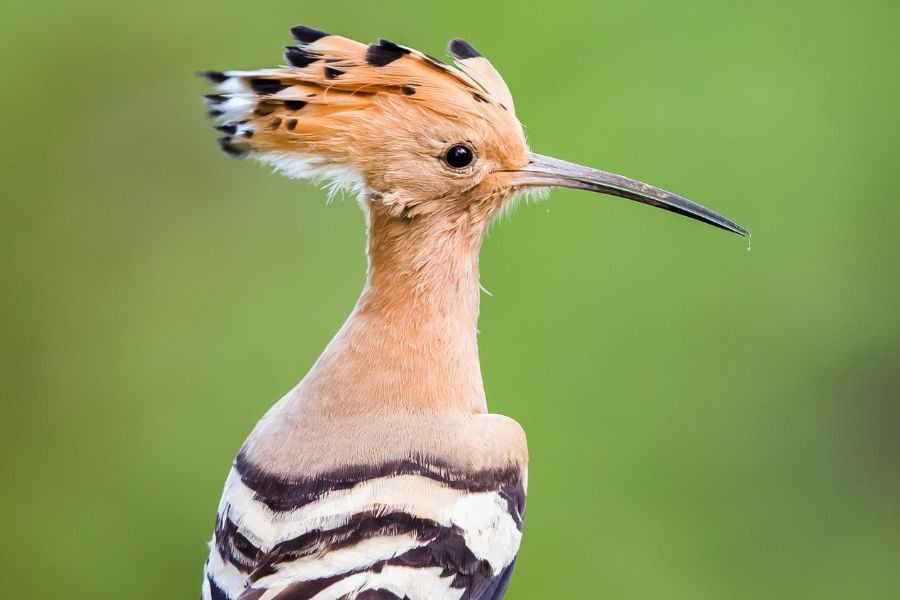
#> input picture Image_Processing_Core/data/ptak_dudek.jpg, 900 x 600 px
$ jupyter execute --allow-errors 02_filters_and_edges.ipynb
#> lines starting #> are read from the running program, lines starting #| are printed output that depends on the picture
#> further down, img_pil is the input picture: PIL image 900x600 RGB; mean R, G, B 141.3, 156.2, 92.6
### Image_Processing_Core/src/basic_operations.py
import numpy as np

def to_grayscale(img: np.ndarray, method: str = "luminance_bt601") -> np.ndarray:
#> called with method = 'luminance_bt601'
    if len(img.shape) == 2:
        return img

    r = img[:, :, 0].astype(np.float64)
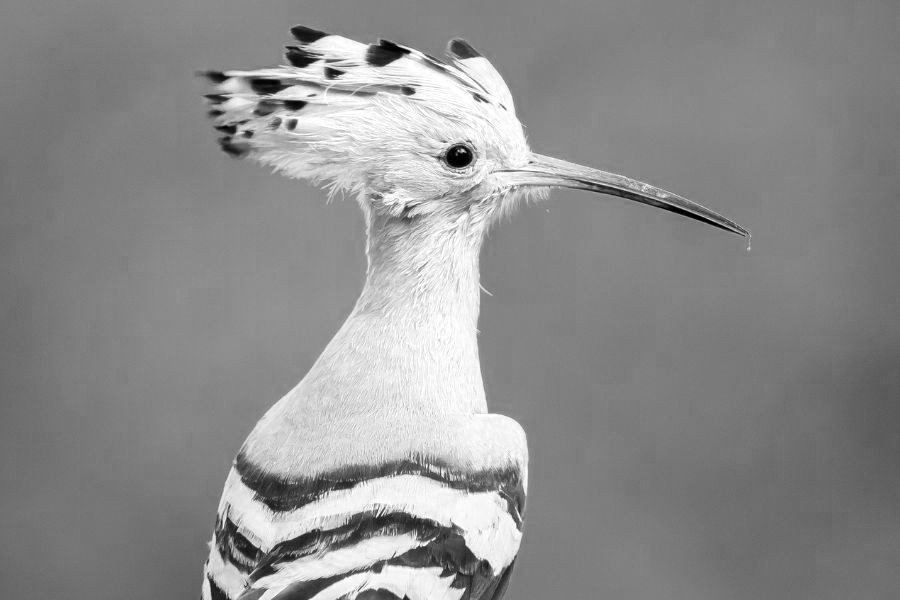
#> r: shape (600, 900) float64; min 0, max 255, mean 141.3
    g = img[:, :, 1].astype(np.float64)
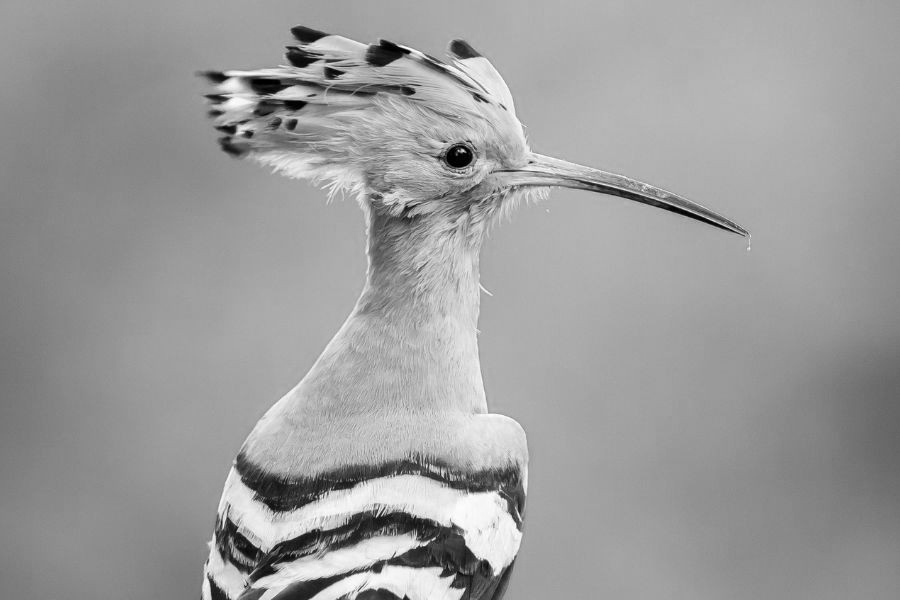
#> g: shape (600, 900) float64; min 0, max 255, mean 156.2
    b = img[:, :, 2].astype(np.float64)
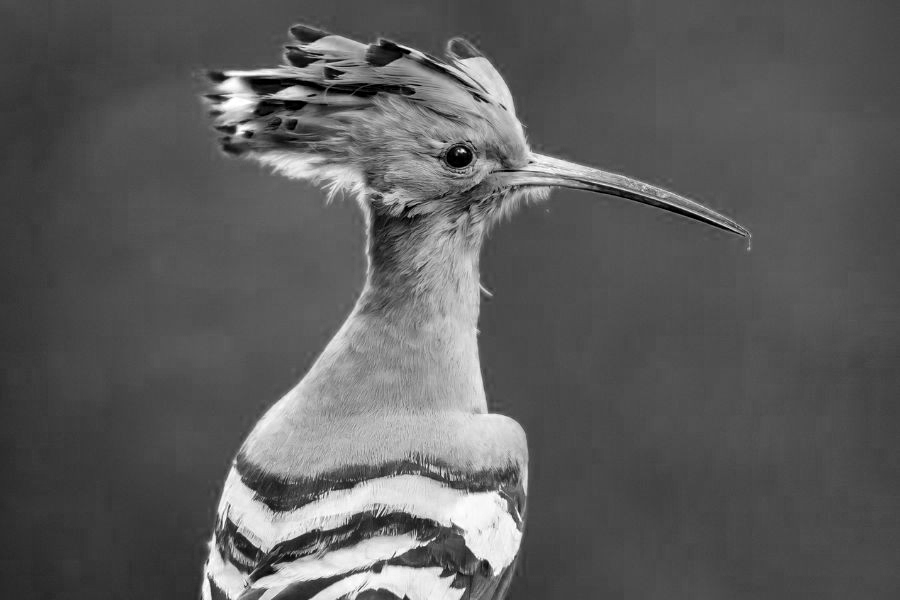
#> b: shape (600, 900) float64; min 0, max 255, mean 92.6

    if method == "average":
        gray = (r + g + b) / 3
    elif method == "luminance_bt709":
        gray = 0.2126 * r + 0.7152 * g + 0.0722 * b
    elif method == "desaturation":
        gray = (np.maximum(np.maximum(r, g), b) + np.minimum(np.minimum(r, g), b)) / 2
    else:
        gray = 0.299 * r + 0.587 * g + 0.114 * b
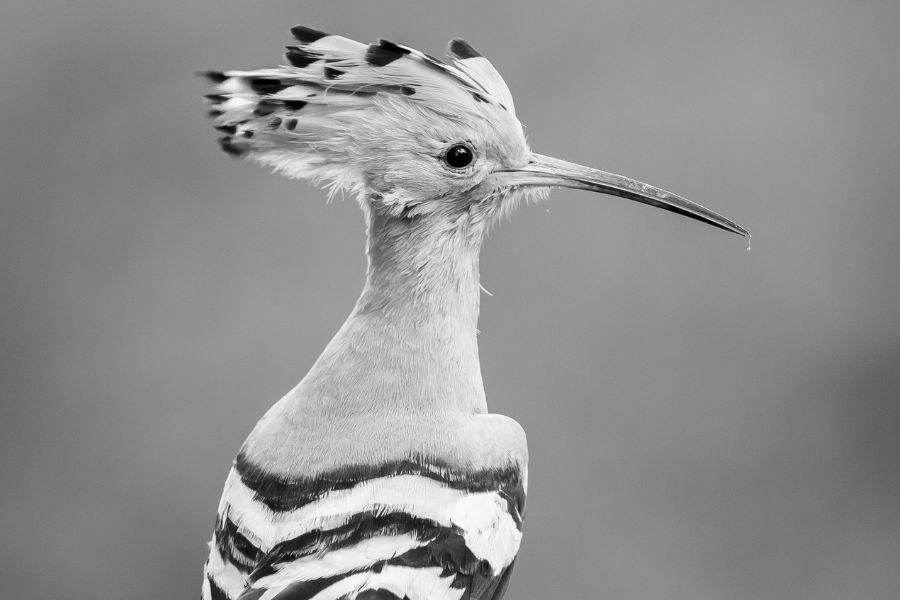
#> gray: shape (600, 900) float64; min 0, max 254.8, mean 144.5

    return np.clip(gray, 0, 255).astype(np.uint8)

def adjust_brightness(img: np.ndarray, value: int) -> np.ndarray:
    result = img.astype(np.int16) + value
    return np.clip(result, 0, 255).astype(np.uint8)


# [4 lines left out: function adjust_contrast, not called in this run]


def negative(img: np.ndarray) -> np.ndarray:
    return 255 - img

def adjust_gamma(img: np.ndarray, alpha: float) -> np.ndarray:
    """
    Nieliniowa poprawa kontrastu - potęgowanie (korekta gamma).
    Wzór: J_w(x,y) = 255 * (J(x,y) / 255)^alpha
    Dla alpha < 1 rozjaśnia, dla alpha > 1 przyciemnia.
    """
#> called with alpha = 2
    img_normalized = img.astype(np.float64) / 255.0
    result = 255.0 * (img_normalized ** alpha)
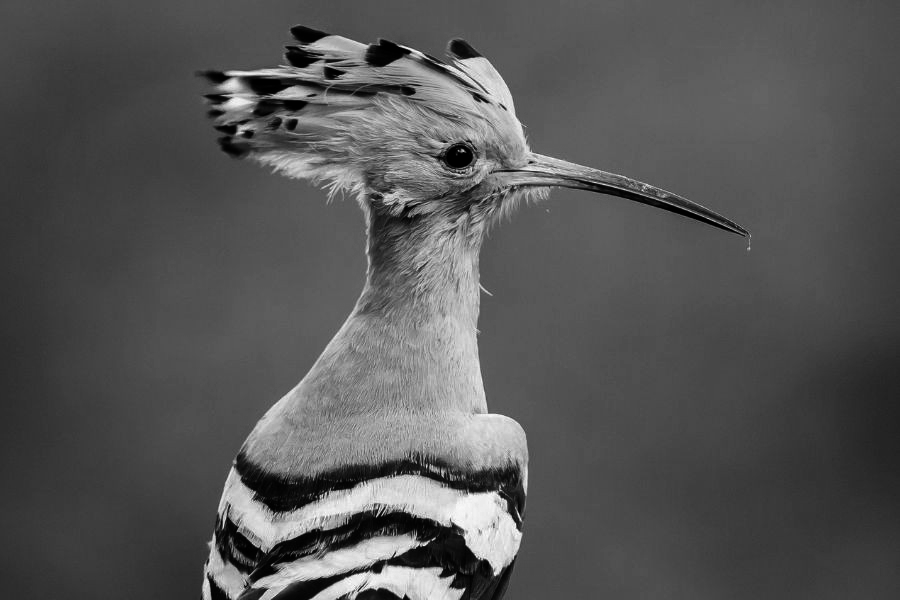
#> result: shape (600, 900) float64; min 0, max 253, mean 86
    return np.clip(result, 0, 255).astype(np.uint8)
#> call 2 of adjust_gamma, with alpha = 0.5
#> in adjust_gamma (call 2), `result = 255.0 * (img_normalized ** alpha)`:
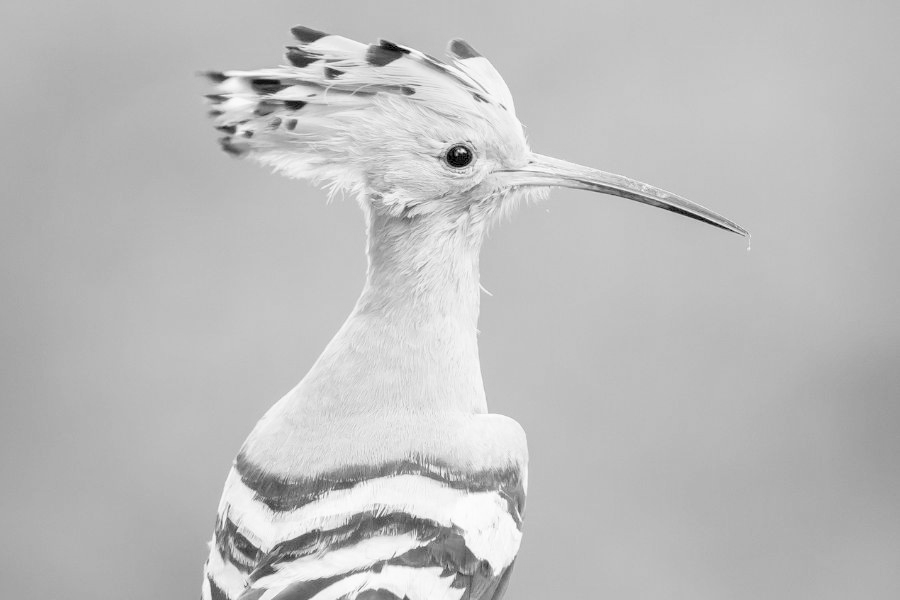
#> result: shape (600, 900) float64; min 0, max 254.5, mean 190.1

def adjust_logarithmic(img: np.ndarray) -> np.ndarray:
    """
    Nieliniowa poprawa kontrastu - logarytmowanie.
    Wzór: J_w(x,y) = 255 * (log(1 + J(x,y)) / log(1 + 255))
    Rozjaśnia obraz z większym zróżnicowaniem ciemnych partii.
    """
    img_float = img.astype(np.float64)
    result = 255.0 * (np.log(1 + img_float) / np.log(1 + 255.0))
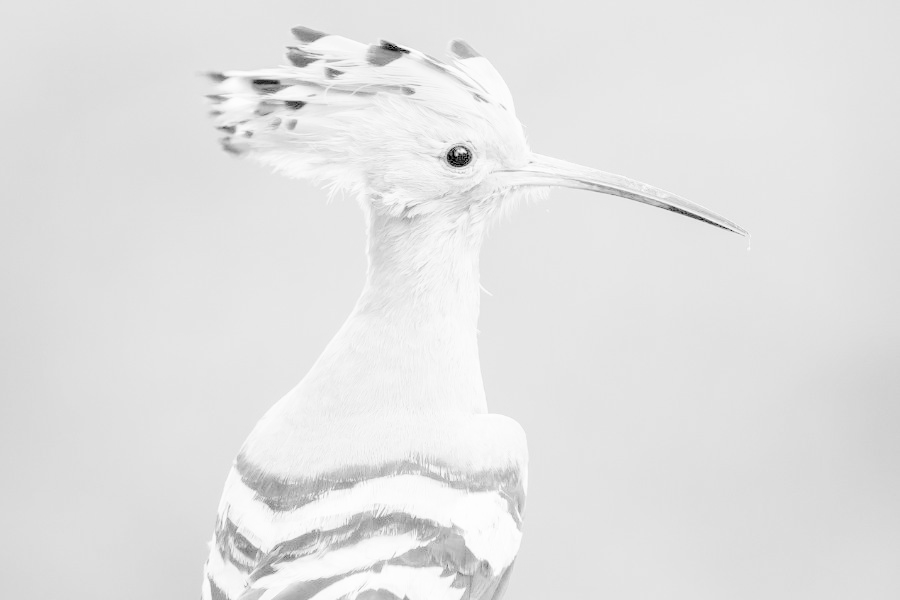
#> result: shape (600, 900) float64; min 0, max 254.8, mean 227.2
    return np.clip(result, 0, 255).astype(np.uint8)

# [16 lines left out: function equalize_histogram, not called in this run]

### Image_Processing_Core/notebooks/02_filters_and_edges.ipynb
# Filters and Edges

This notebook contains code tests and visualizations for filtering and edge operations.

[cell 1]
import numpy as np
import matplotlib.pyplot as plt
from PIL import Image

import sys
sys.path.append('../src')
from basic_operations import to_grayscale, adjust_gamma, adjust_logarithmic
#> (the rest of this cell did not finish here and is left out)

## Tests

[cell 2]
# Wczytanie obrazu
img_pil = Image.open("../data/ptak_dudek.jpg")
img_rgb = np.array(img_pil)
img_gray = to_grayscale(img_rgb)

[cell 3]
# Nowe operacje kontrastu
img_gamma_dark = adjust_gamma(img_gray, alpha=2.0)
img_gamma_bright = adjust_gamma(img_gray, alpha=0.5)
img_log = adjust_logarithmic(img_gray)

# Filtry
#> (the rest of this cell did not finish here and is left out)
